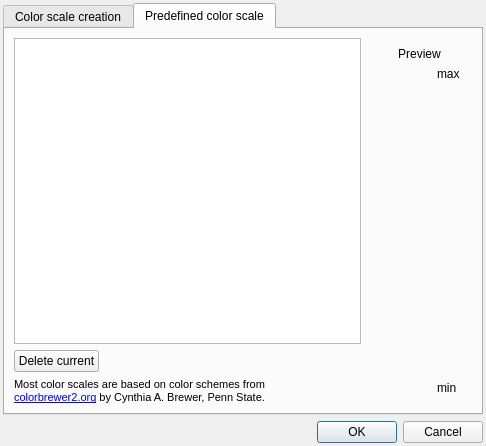
<?xml version="1.0" encoding="UTF-8"?>
<ui version="4.0">
 <class>ColorScaleDialog</class>
 <widget class="QDialog" name="ColorScaleDialog">
  <property name="geometry">
   <rect>
    <x>0</x>
    <y>0</y>
    <width>486</width>
    <height>446</height>
   </rect>
  </property>
  <property name="windowTitle">
   <string>Color Scale Configuration</string>
  </property>
  <layout class="QVBoxLayout" name="verticalLayout_7">
   <property name="leftMargin">
    <number>3</number>
   </property>
   <property name="topMargin">
    <number>3</number>
   </property>
   <property name="rightMargin">
    <number>3</number>
   </property>
   <property name="bottomMargin">
    <number>3</number>
   </property>
   <item>
    <widget class="QTabWidget" name="tabWidget">
     <property name="minimumSize">
      <size>
       <width>480</width>
       <height>400</height>
      </size>
     </property>
     <property name="currentIndex">
      <number>1</number>
     </property>
     <widget class="QWidget" name="tab_2">
      <attribute name="title">
       <string>Color scale creation</string>
      </attribute>
      <layout class="QHBoxLayout" name="horizontalLayout_7">
       <item>
        <widget class="QFrame" name="frame">
         <property name="frameShape">
          <enum>QFrame::StyledPanel</enum>
         </property>
         <property name="frameShadow">
          <enum>QFrame::Raised</enum>
         </property>
         <layout class="QVBoxLayout" name="verticalLayout_5">
          <item>
           <layout class="QHBoxLayout" name="horizontalLayout_5">
            <item>
             <widget class="QLabel" name="label">
              <property name="text">
               <string>Number of colors</string>
              </property>
             </widget>
            </item>
            <item>
             <widget class="QSpinBox" name="nbColors">
              <property name="minimum">
               <number>2</number>
              </property>
             </widget>
            </item>
           </layout>
          </item>
          <item>
           <layout class="QHBoxLayout" name="horizontalLayout_9">
            <item>
             <widget class="QCheckBox" name="gradientCB">
              <property name="text">
               <string>gradient scale</string>
              </property>
              <property name="checked">
               <bool>true</bool>
              </property>
             </widget>
            </item>
            <item>
             <widget class="QCheckBox" name="globalAlphaCB">
              <property name="toolTip">
               <string>when checked, apply the same alpha value to all colors in the scale</string>
              </property>
              <property name="text">
               <string>global alpha</string>
              </property>
             </widget>
            </item>
            <item>
             <widget class="QSpinBox" name="globalAlphaSB">
              <property name="enabled">
               <bool>false</bool>
              </property>
              <property name="maximum">
               <number>255</number>
              </property>
              <property name="value">
               <number>255</number>
              </property>
             </widget>
            </item>
           </layout>
          </item>
          <item>
           <layout class="QHBoxLayout" name="horizontalLayout">
            <item>
             <widget class="QTableWidget" name="colorsTable">
              <property name="horizontalScrollBarPolicy">
               <enum>Qt::ScrollBarAlwaysOff</enum>
              </property>
              <property name="selectionMode">
               <enum>QAbstractItemView::NoSelection</enum>
              </property>
              <property name="showGrid">
               <bool>true</bool>
              </property>
              <property name="gridStyle">
               <enum>Qt::SolidLine</enum>
              </property>
              <property name="rowCount">
               <number>2</number>
              </property>
              <property name="columnCount">
               <number>1</number>
              </property>
              <row/>
              <row/>
              <column/>
             </widget>
            </item>
            <item>
             <layout class="QVBoxLayout" name="verticalLayout">
              <item>
               <spacer name="verticalSpacer_5">
                <property name="orientation">
                 <enum>Qt::Vertical</enum>
                </property>
                <property name="sizeHint" stdset="0">
                 <size>
                  <width>20</width>
                  <height>40</height>
                 </size>
                </property>
               </spacer>
              </item>
              <item>
               <widget class="QToolButton" name="invertColorScaleButton">
                <property name="minimumSize">
                 <size>
                  <width>15</width>
                  <height>25</height>
                 </size>
                </property>
                <property name="toolTip">
                 <string>Invert color scale</string>
                </property>
                <property name="text">
                 <string>...</string>
                </property>
                <property name="icon">
                 <iconset resource="../resources/TulipGUIResource.qrc">
                  <normaloff>:/tulip/gui/icons/arrow_two_head.png</normaloff>:/tulip/gui/icons/arrow_two_head.png</iconset>
                </property>
                <property name="iconSize">
                 <size>
                  <width>16</width>
                  <height>25</height>
                 </size>
                </property>
               </widget>
              </item>
              <item>
               <spacer name="verticalSpacer_6">
                <property name="orientation">
                 <enum>Qt::Vertical</enum>
                </property>
                <property name="sizeHint" stdset="0">
                 <size>
                  <width>20</width>
                  <height>40</height>
                 </size>
                </property>
               </spacer>
              </item>
             </layout>
            </item>
           </layout>
          </item>
          <item>
           <layout class="QHBoxLayout" name="horizontalLayout_6">
            <item>
             <widget class="QPushButton" name="importFromImgButton">
              <property name="font">
               <font>
                <pointsize>10</pointsize>
               </font>
              </property>
              <property name="text">
               <string>Import
from image</string>
              </property>
             </widget>
            </item>
            <item>
             <widget class="QPushButton" name="importFromPredefinedCSButton">
              <property name="font">
               <font>
                <pointsize>10</pointsize>
               </font>
              </property>
              <property name="text">
               <string>Import from
predefined color scale</string>
              </property>
             </widget>
            </item>
            <item>
             <widget class="QPushButton" name="saveColorScaleButton">
              <property name="font">
               <font>
                <pointsize>10</pointsize>
               </font>
              </property>
              <property name="text">
               <string>Save 
color scale</string>
              </property>
             </widget>
            </item>
           </layout>
          </item>
         </layout>
        </widget>
       </item>
       <item>
        <widget class="QFrame" name="frame_2">
         <property name="minimumSize">
          <size>
           <width>105</width>
           <height>200</height>
          </size>
         </property>
         <property name="maximumSize">
          <size>
           <width>105</width>
           <height>16777215</height>
          </size>
         </property>
         <layout class="QVBoxLayout" name="verticalLayout_4">
          <item>
           <widget class="QLabel" name="label_7">
            <property name="text">
             <string>Preview</string>
            </property>
            <property name="alignment">
             <set>Qt::AlignCenter</set>
            </property>
           </widget>
          </item>
          <item>
           <layout class="QHBoxLayout" name="horizontalLayout_4">
            <item>
             <spacer name="horizontalSpacer_7">
              <property name="orientation">
               <enum>Qt::Horizontal</enum>
              </property>
              <property name="sizeHint" stdset="0">
               <size>
                <width>40</width>
                <height>20</height>
               </size>
              </property>
             </spacer>
            </item>
            <item>
             <widget class="QLabel" name="userGradientPreview">
              <property name="minimumSize">
               <size>
                <width>30</width>
                <height>200</height>
               </size>
              </property>
              <property name="maximumSize">
               <size>
                <width>30</width>
                <height>16777215</height>
               </size>
              </property>
              <property name="text">
               <string/>
              </property>
             </widget>
            </item>
            <item>
             <layout class="QVBoxLayout" name="verticalLayout_6">
              <item>
               <widget class="QLabel" name="label_4">
                <property name="text">
                 <string>max</string>
                </property>
               </widget>
              </item>
              <item>
               <spacer name="verticalSpacer_3">
                <property name="orientation">
                 <enum>Qt::Vertical</enum>
                </property>
                <property name="sizeHint" stdset="0">
                 <size>
                  <width>20</width>
                  <height>40</height>
                 </size>
                </property>
               </spacer>
              </item>
              <item>
               <spacer name="horizontalSpacer_8">
                <property name="orientation">
                 <enum>Qt::Horizontal</enum>
                </property>
                <property name="sizeHint" stdset="0">
                 <size>
                  <width>40</width>
                  <height>20</height>
                 </size>
                </property>
               </spacer>
              </item>
              <item>
               <spacer name="verticalSpacer_4">
                <property name="orientation">
                 <enum>Qt::Vertical</enum>
                </property>
                <property name="sizeHint" stdset="0">
                 <size>
                  <width>20</width>
                  <height>40</height>
                 </size>
                </property>
               </spacer>
              </item>
              <item>
               <widget class="QLabel" name="label_5">
                <property name="text">
                 <string>min</string>
                </property>
               </widget>
              </item>
             </layout>
            </item>
           </layout>
          </item>
         </layout>
        </widget>
       </item>
      </layout>
     </widget>
     <widget class="QWidget" name="tab">
      <attribute name="title">
       <string>Predefined color scale</string>
      </attribute>
      <layout class="QHBoxLayout" name="horizontalLayout_8">
       <item>
        <layout class="QVBoxLayout" name="verticalLayout_2">
         <item>
          <widget class="QListWidget" name="savedColorScalesList">
           <property name="minimumSize">
            <size>
             <width>298</width>
             <height>0</height>
            </size>
           </property>
          </widget>
         </item>
         <item>
          <layout class="QHBoxLayout" name="horizontalLayout_2">
           <item>
            <widget class="QPushButton" name="deleteColorScaleButton">
             <property name="text">
              <string>Delete current</string>
             </property>
            </widget>
           </item>
           <item>
            <spacer name="horizontalSpacer_6">
             <property name="orientation">
              <enum>Qt::Horizontal</enum>
             </property>
             <property name="sizeHint" stdset="0">
              <size>
               <width>40</width>
               <height>20</height>
              </size>
             </property>
            </spacer>
           </item>
          </layout>
         </item>
         <item>
          <widget class="QLabel" name="colorbrewerLabel">
           <property name="font">
            <font>
             <pointsize>8</pointsize>
            </font>
           </property>
           <property name="text">
            <string>&lt;p&gt;Most color scales are based on color schemes from&lt;br/&gt;&lt;a href=&quot;http://colorbrewer2.org&quot;&gt;colorbrewer2.org&lt;/a&gt; by Cynthia A. Brewer, Penn State.&lt;/p&gt;</string>
           </property>
           <property name="openExternalLinks">
            <bool>true</bool>
           </property>
          </widget>
         </item>
        </layout>
       </item>
       <item>
        <widget class="QFrame" name="frame_1">
         <property name="minimumSize">
          <size>
           <width>105</width>
           <height>200</height>
          </size>
         </property>
         <property name="maximumSize">
          <size>
           <width>105</width>
           <height>16777215</height>
          </size>
         </property>
         <layout class="QVBoxLayout" name="verticalLayout_8">
          <item>
           <widget class="QLabel" name="label_8">
            <property name="text">
             <string>Preview</string>
            </property>
            <property name="alignment">
             <set>Qt::AlignCenter</set>
            </property>
           </widget>
          </item>
          <item>
           <layout class="QHBoxLayout" name="horizontalLayout_3">
            <item>
             <spacer name="horizontalSpacer">
              <property name="orientation">
               <enum>Qt::Horizontal</enum>
              </property>
              <property name="sizeHint" stdset="0">
               <size>
                <width>40</width>
                <height>20</height>
               </size>
              </property>
             </spacer>
            </item>
            <item>
             <widget class="QLabel" name="savedGradientPreview">
              <property name="minimumSize">
               <size>
                <width>30</width>
                <height>200</height>
               </size>
              </property>
              <property name="maximumSize">
               <size>
                <width>30</width>
                <height>16777215</height>
               </size>
              </property>
              <property name="text">
               <string/>
              </property>
             </widget>
            </item>
            <item>
             <layout class="QVBoxLayout" name="verticalLayout_3">
              <item>
               <widget class="QLabel" name="label_2">
                <property name="text">
                 <string>max</string>
                </property>
               </widget>
              </item>
              <item>
               <spacer name="verticalSpacer">
                <property name="orientation">
                 <enum>Qt::Vertical</enum>
                </property>
                <property name="sizeHint" stdset="0">
                 <size>
                  <width>20</width>
                  <height>40</height>
                 </size>
                </property>
               </spacer>
              </item>
              <item>
               <spacer name="horizontalSpacer_2">
                <property name="orientation">
                 <enum>Qt::Horizontal</enum>
                </property>
                <property name="sizeHint" stdset="0">
                 <size>
                  <width>40</width>
                  <height>20</height>
                 </size>
                </property>
               </spacer>
              </item>
              <item>
               <spacer name="verticalSpacer_2">
                <property name="orientation">
                 <enum>Qt::Vertical</enum>
                </property>
                <property name="sizeHint" stdset="0">
                 <size>
                  <width>20</width>
                  <height>40</height>
                 </size>
                </property>
               </spacer>
              </item>
              <item>
               <widget class="QLabel" name="label_3">
                <property name="text">
                 <string>min</string>
                </property>
               </widget>
              </item>
             </layout>
            </item>
           </layout>
          </item>
         </layout>
        </widget>
       </item>
      </layout>
     </widget>
    </widget>
   </item>
   <item>
    <widget class="QDialogButtonBox" name="buttonBox">
     <property name="orientation">
      <enum>Qt::Horizontal</enum>
     </property>
     <property name="standardButtons">
      <set>QDialogButtonBox::Cancel|QDialogButtonBox::Ok</set>
     </property>
    </widget>
   </item>
  </layout>
 </widget>
 <resources>
  <include location="../resources/TulipGUIResource.qrc"/>
 </resources>
 <connections>
  <connection>
   <sender>buttonBox</sender>
   <signal>accepted()</signal>
   <receiver>ColorScaleDialog</receiver>
   <slot>accept()</slot>
   <hints>
    <hint type="sourcelabel">
     <x>248</x>
     <y>254</y>
    </hint>
    <hint type="destinationlabel">
     <x>157</x>
     <y>274</y>
    </hint>
   </hints>
  </connection>
  <connection>
   <sender>buttonBox</sender>
   <signal>rejected()</signal>
   <receiver>ColorScaleDialog</receiver>
   <slot>reject()</slot>
   <hints>
    <hint type="sourcelabel">
     <x>316</x>
     <y>260</y>
    </hint>
    <hint type="destinationlabel">
     <x>286</x>
     <y>274</y>
    </hint>
   </hints>
  </connection>
 </connections>
</ui>
